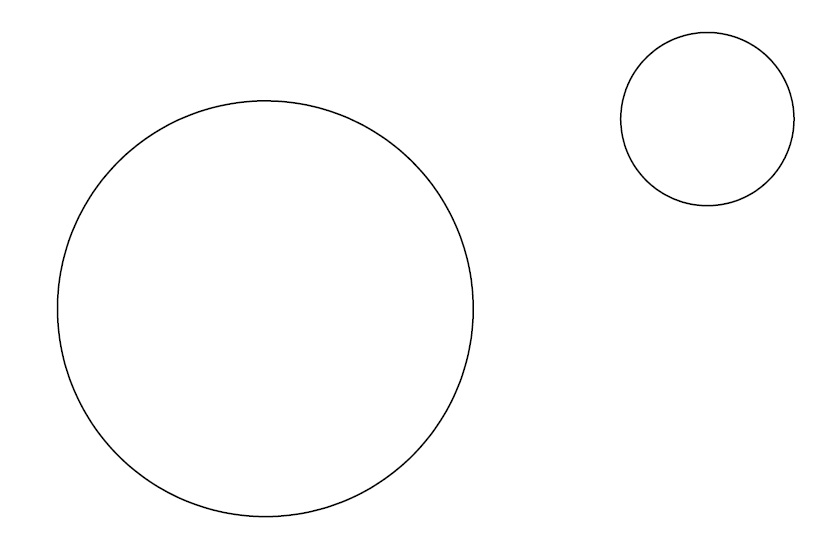
#> input picture ApproxPolyDP/two_circles.jpg, 839 x 545 px, given in place of Shapes Song.mp4, which was not available
$ python shape_detection_video.py
#> lines starting #> are read from the running program, lines starting #| are printed output that depends on the picture; after the words box and inside, x2 and y2 are one past the last pixel; in counts of white or black regions, pixels touching at a corner belong together; pictures that were not available may be replaced by others from this repository, and a replacement may not be noted
import cv2 as cv
import numpy as np

#Videoyu okudum.
cap = cv.VideoCapture('Shapes Song.mp4')

while (cap.isOpened()):

    ret, frame = cap.read()
#> frame is the input picture: shape (545, 839, 3); min 0, max 255, mean 253.4
    if ret == True:

        #kameranın merkezini buldum.
        (cam_x, cam_y) = frame.shape[:2]
#> cam_x = 545; cam_y = 839
        cv.circle(frame, (cam_x // 2, cam_y // 2), 7, (255, 255, 255), -1)

        #her bir kareyi griye çevirdim, threshold uygulayabilmek için
        gray = cv.cvtColor(frame, cv.COLOR_BGR2GRAY)

        #Gri resme threshold ayarladım.
        _, threshold = cv.threshold(gray, 225, 255, cv.THRESH_BINARY)
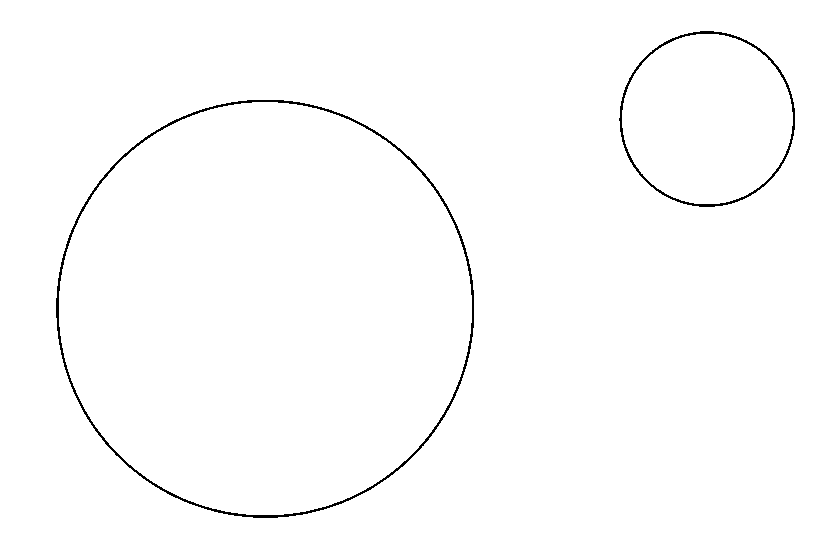
#> threshold: shape (545, 839); 99% white; black in thin lines or dots, all inside (x1, y1, x2, y2) = (56, 31, 795, 518)
        dilation_threshold = cv.dilate(threshold, (5,5), iterations=4)
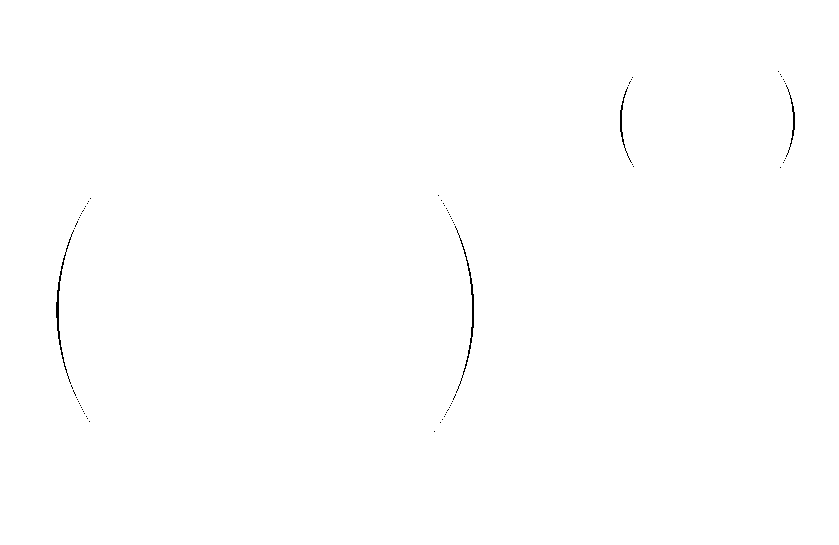
#> dilation_threshold: shape (545, 839); 99.8% white; black in thin lines or dots, all inside (x1, y1, x2, y2) = (56, 71, 795, 432)
        kernel = np.ones((5,5),np.uint8)
        erosion = cv.erode(dilation_threshold,kernel,iterations = 4)
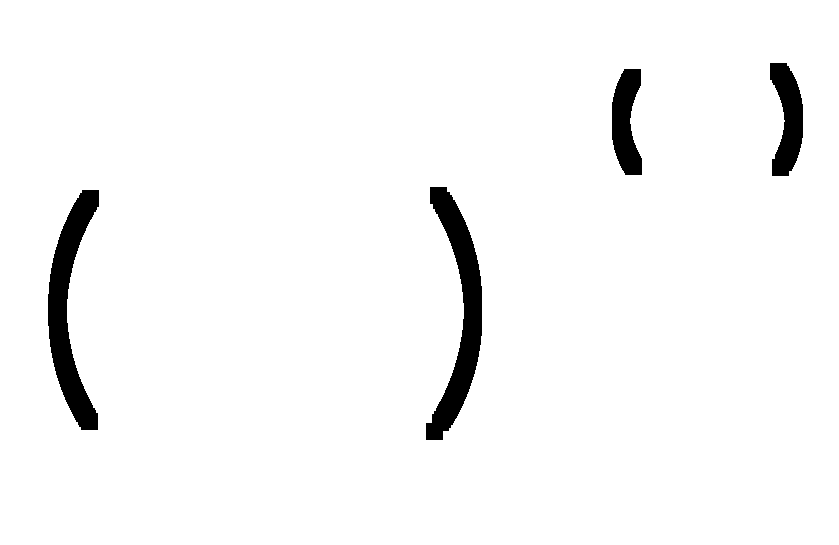
#> erosion: shape (545, 839); 96.7% white; 4 black regions

        cv.imshow('thresh', threshold)
        cv.waitKey(1)

        # kontürleri bulma fonksiyonu kullandım bu kontürler üzerinde gezebilmek için
        contours, _ = cv.findContours(
            threshold, cv.RETR_TREE, cv.CHAIN_APPROX_SIMPLE)
#> contours = 5 contours; box (x1, y1, x2, y2) and area: (0, 0, 839, 545) 455872, (55, 99, 475, 519) 137880, (59, 102, 472, 515) 133604, (618, 30, 796, 208) 24470, (622, 34, 793, 204) 22689


        #kontürler arasında tek tek dolaşabildiğim döngü oluşturdum
        for contour in contours:

            # nesne belirleme algoritması olan approxpolydp kullandım.
            approx = cv.approxPolyDP(
                contour, 0.0175 * cv.arcLength(contour, True), True)

            # dikdörtgen tespiti yaptım
            if len(approx) == 4:
                cv.drawContours(frame, [contour], 0, (0, 255, 255), -1)
                area = cv.contourArea(contour)


                #sadece ana şekli algılayabilmek için belirli bir alan sınırı koydum.
                if (area > 1000 or area < 10000):
                    cv.drawContours(frame, [contour], 0, (255, 0, 0), -1)
                    cv.putText(frame, 'D', (contour[0][0][0], contour[0][0][1]), cv.FONT_HERSHEY_SIMPLEX, 2, (0,255,0), 2)


                #şeklin ortasını buldum ve isimlendirdim.
                M = cv.moments(contour)
                if M['m00'] != 0:
                    cx = int(M['m10']/M['m00'])
                    cy = int(M['m01']/M['m00'])
                    cv.drawContours(frame, [contour], -1, (0, 255, 0), 2)

                    #diktörgen şeklin ortasına şeklin o anki büyüklüğünün q katı kadar küçük yapay dikdörtgen çizdirdim.
                    kisa_kenar = 0 #kısa kenarı bul.
                    q = 3
                    k = kisa_kenar/q
                    a = (-1)*(kisa_kenar/(2*q))
                    cv.rectangle(frame, (cx + a, cy - a), (cx - a, cy + a), (0, 0, 255), 3)
                    cv.putText(frame, "center", (cx - 20, cy - 20),
	        			cv.FONT_HERSHEY_SIMPLEX, 0.5, (0, 0, 0), 2)


                while (area < 10000): #şekle aşırı yakın olmadığında şekli ortalamak için döngü. k = ufak dikdörtgenin bir kenarı
                    if(cam_x - cx < k/2):
                        x = 127
                        y = 0
                        z = 0
                    if (cam_x - cx > k/2):
                        x = -127
                        y = 0
                        z = 0

                    if (cam_y - cy < k/2):
                        x = 0
                        y = 127
                        z = 0
                    if (cam_y - cy > k/2):
                        x = 0
                        y = -127
                        z = 0

                #kontürleri bütün olarak göremeyeceğim kadar yakınlaştığında aracın 7 saniye düz gitmesini belirttim.
                if (area > 10000):
                    x = 0
                    y = 0
                    z = 127
                    cv.waitKey(7)


                print(f"x: {cx} y: {cy}")

            #daire şekli için:
            else:
                area = cv.contourArea(contour)

                #ana şekli yüzde kaç oranında küçültüp merkeze çizeceğim yapay dairenin yarıçapı a. (değiştirilebilir.)
                a = 5
                R = (area / 3.14)**0.5
                r = ((R**2)/a)**0.5
                r = int(r)

                #sadece ana şekli bulmak için alan filtreleme ve şekli isimlendirme
                if area > 1000:
                    cv.drawContours(frame, [contour], 0, (255, 0, 0), -1)
                    cv.putText(frame, 'Y', (contour[0][0][0], contour[0][0][1]), cv.FONT_HERSHEY_SIMPLEX, 2, (0,255,0), 2)

                    #merkeze daire çizme ve merkezi isimlendirme
                    M = cv.moments(contour)
                    if M['m00'] != 0:
                        Cx = int(M['m10']/M['m00'])
                        Cy = int(M['m01']/M['m00'])
                        cv.drawContours(frame, [contour], -1, (0, 255, 0), 2)
                        cv.circle(frame, (cx, cy), r, (0, 0, 255), 3) #içi boş ve daire boyutuyla orantılı bir çember çizdir.
                        M_2 = cv.moments(contour)#bu kısımdan emin değilim küçük dairenin merkez koordinatlarına ulaşmaya çalıştım.
                        if M_2['m00'] != 0:
                            cx = int(M['m10']/M['m00'])
                            cy = int(M['m01']/M['m00'])

                        cv.putText(frame, "center", (cx - 20, cy - 20),
	                			cv.FONT_HERSHEY_SIMPLEX, 0.5, (0, 0, 0), 2)


                    while (area < 10000): #şekle aşırı yakın olmadığında şekli ortalamak için döngü
                        if(cam_x - cx < r):
                            x = 127
                            y = 0
                            z = 0
                        if (cam_x - cx > r):
                            x = -127
                            y = 0
                            z = 0

                        if (cam_y - cy < r):
                            x = 0
                            y = 127
                            z = 0
                        if (cam_y - cy > r):
                            x = 0
                            y = -127
                            z = 0

                    #kontürleri bütün olarak göremeyeceğim kadar yakınlaştığında düz gitmesini belirttim.
                    if (area > 10000):
                        x = 0
                        y = 0
                        z = 127
                        cv.waitKey(7)


                print(f"x: {cx} y: {cy}")
#> this loop made 5 passes
#> (area, a, R, r, Cx, Cy, cx, cy) on passes 2 to 5: (137880, 5, 209.5, 93, 264, 308, 264, 308), (133604, 5, 206.3, 92, 264, 308, 264, 308), (24470.5, 5, 88.28, 39, 706, 118, 706, 118), (22689, 5, 85, 38, 706, 118, 706, 118)
#> (approx, area, cx, cy, kisa_kenar, q, k, a) on pass 1: ([[0, 0], [0, 544], [838, 544], [838, 0]], 455872, 419, 272, 0, 3, 0, 0)
#| x: 419 y: 272
#| x: 264 y: 308
#| x: 264 y: 308
#| x: 706 y: 118
#| x: 706 y: 118
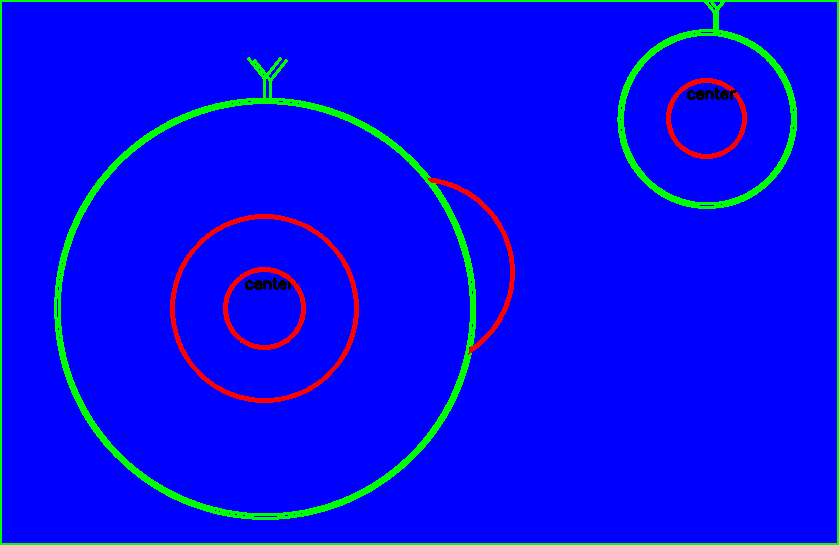
#> frame: shape (545, 839, 3); mean B, G, R 240.8, 10.3, 3.6


        # kontürleri çizdikten sonra görüntülemek
        cv.imshow('shapes', frame)

        cv.waitKey(1)
        #cv2.destroyAllWindows()
